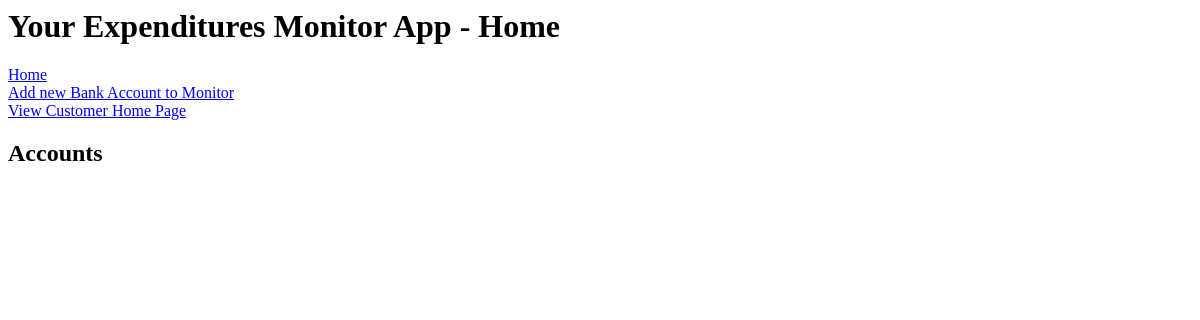
Page /home on the earlier database version.
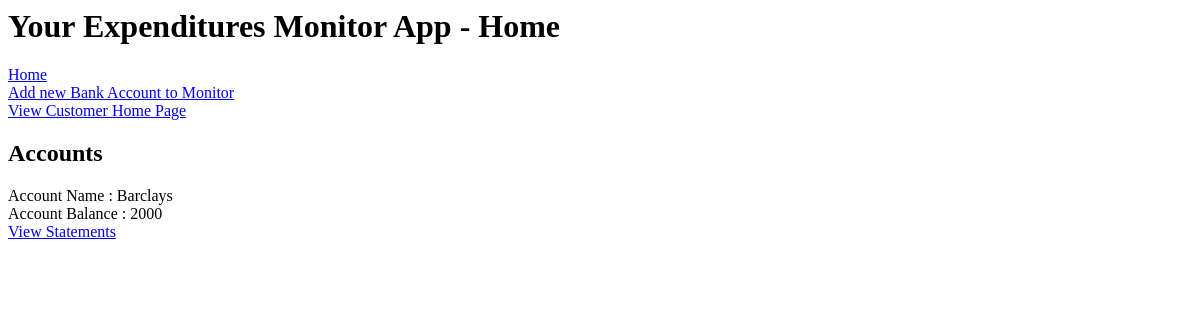
Same page on the later database version.
### application/models.py (models this page shows)
class Accounts(db.Model):
    id = db.Column(db.Integer, primary_key=True)
    balance = db.Column(db.Integer)
    account_name = db.Column(db.String(30), nullable=False)
    cust_name = db.Column(db.String(30), nullable=False)
    transactions = db.relationship('Transaction', backref='accounts' , lazy='dynamic')

### application/routes.py (the view)
@app.route('/')
@app.route('/home')
def home():
    all_accounts = Accounts.query.all()
    account_string = ""
    return render_template("index.html", title="Home", all_accounts=all_accounts)

### application/templates/index.html
{% extends "layout.html" %}
{% block body %}
        <br>
        <a href="{{ url_for('customer_home') }}">View Customer Home Page</a>
        <br>
<h2>Accounts</h2>
{% for account in all_accounts %}
        Account Name : {{ account.account_name }}
        <br>
        Account Balance : {{ account.balance }}
        <br>
        <a href="{{ url_for('statements', id=account.id) }}">View Statements</a>
        <br><br>
{% endfor %}
{% endblock body %}

### application/templates/layout.html (shortened to what this page needs)
<html>
    <head>
    </head>
    <body>
        <h1> Your Expenditures Monitor App - {{ title }}</h1>
        <a href="{{ url_for('home') }}">Home</a>
        <br>
        <a href="{{ url_for('addAccount') }}">Add new Bank Account to Monitor</a>
        {% block body %}
        {% endblock body %}
    </body>
</html>

Differences in the rows shown:
added Accounts: account_name "Barclays", balance "2000"
